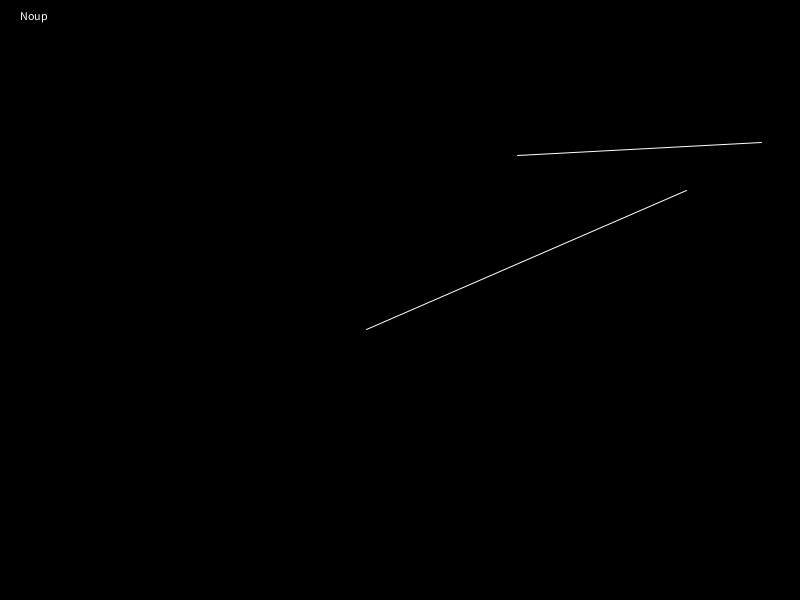
Frame 1 (no input)
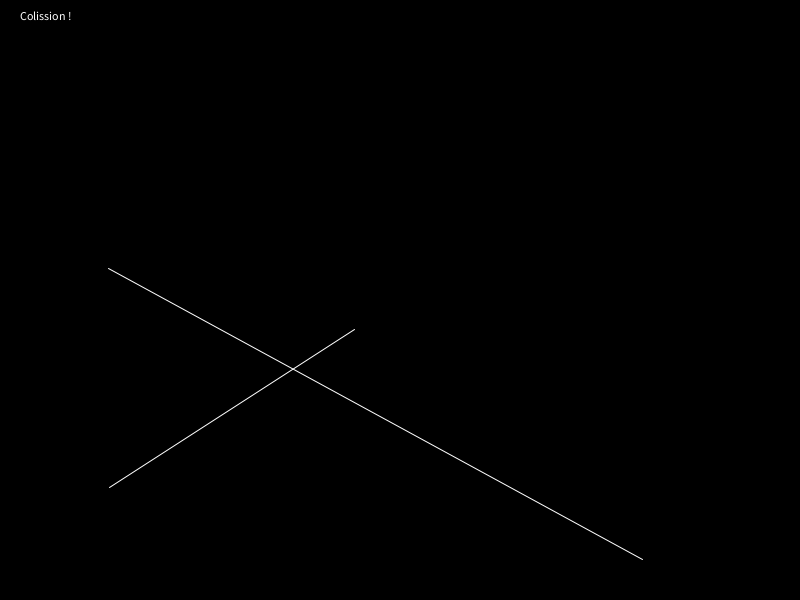
Frame 60 (the mouse pressed at the canvas centre just before this capture)
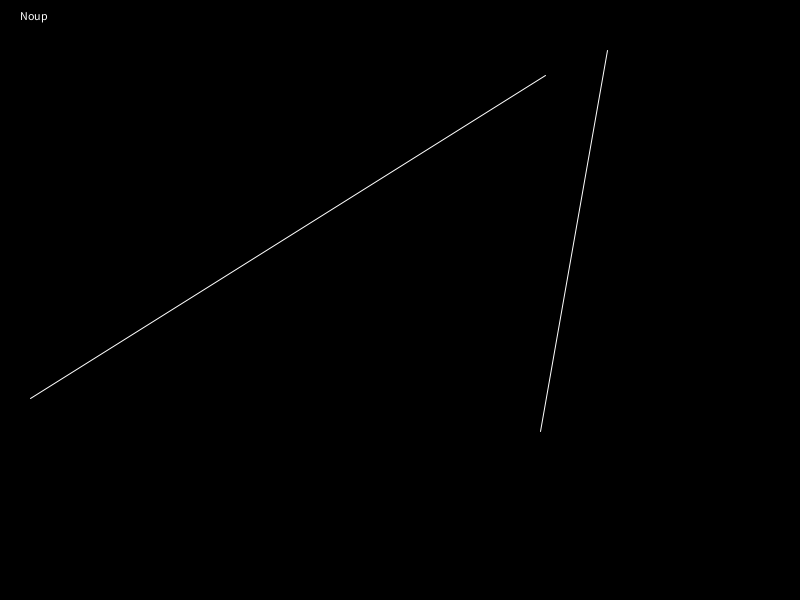
Frame 120 (the mouse held since frame 60 and released just before this capture)

The Processing sketch that drew these frames (run headless with seeded random() and noise(); from frame 60 on, the mouse is pressed at the canvas centre):

// Processing sketch: rectColision
// ── rectColision.pde
void setup(){
  size(800,600);
  background(0);
}

void draw(){
  background(0);
  PVector p1 =new PVector(random(width), random(height));
  PVector p2 =new PVector(random(width), random(height));
  PVector p3 =new PVector(random(width), random(height));
  PVector p4 =new PVector(random(width), random(height));
  stroke(255);
  line(p1.x, p1.y, p2.x, p2.y);
  line(p3.x, p3.y, p4.x, p4.y);
  fill(255);
  String s = rectIntersect(p1,p2,p3,p4)? "Colission !": "Noup";
  text(s, 20, 20);
}


boolean rectIntersect(PVector p1, PVector p2, PVector p3,PVector p4){
  float a= (p1.y-p2.y)/(p1.x-p2.x);
  float c= (p3.y-p4.y)/(p3.x-p4.x);
  if(a!=c){ //Same slope means no colission
    float b = p1.y-(a*p1.x);
    float d = p3.y-(c*p3.x);
    
    float xIntersect = ((d-b)/(a-c));
    println(xIntersect, p1.x, p2.x, p3.x, p4.x);
    if(xIntersect>=min(p1.x, p2.x) && xIntersect>=min(p3.x, p4.x) && xIntersect<=max(p1.x, p2.x) && xIntersect<=max(p3.x, p4.x) ) return true;
  }
  return false;
}
